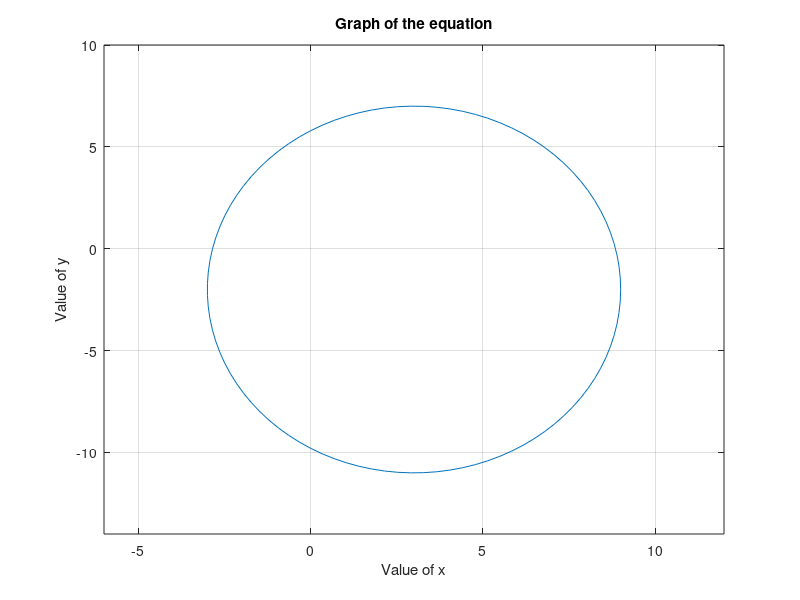

Write MATLAB code to recreate this figure.
clear;
clc;
t = linspace(0,2*pi,100);
x = 3 + 6*cos(t);
y = -2 + 9*sin(t);
plot(x,y);
title('Graph of the equation');
xlabel('Value of x');
ylabel('Value of y');
axis([-6 12 -14 10]);
grid;
savefig('Exercise_10_Figure_01.fig');